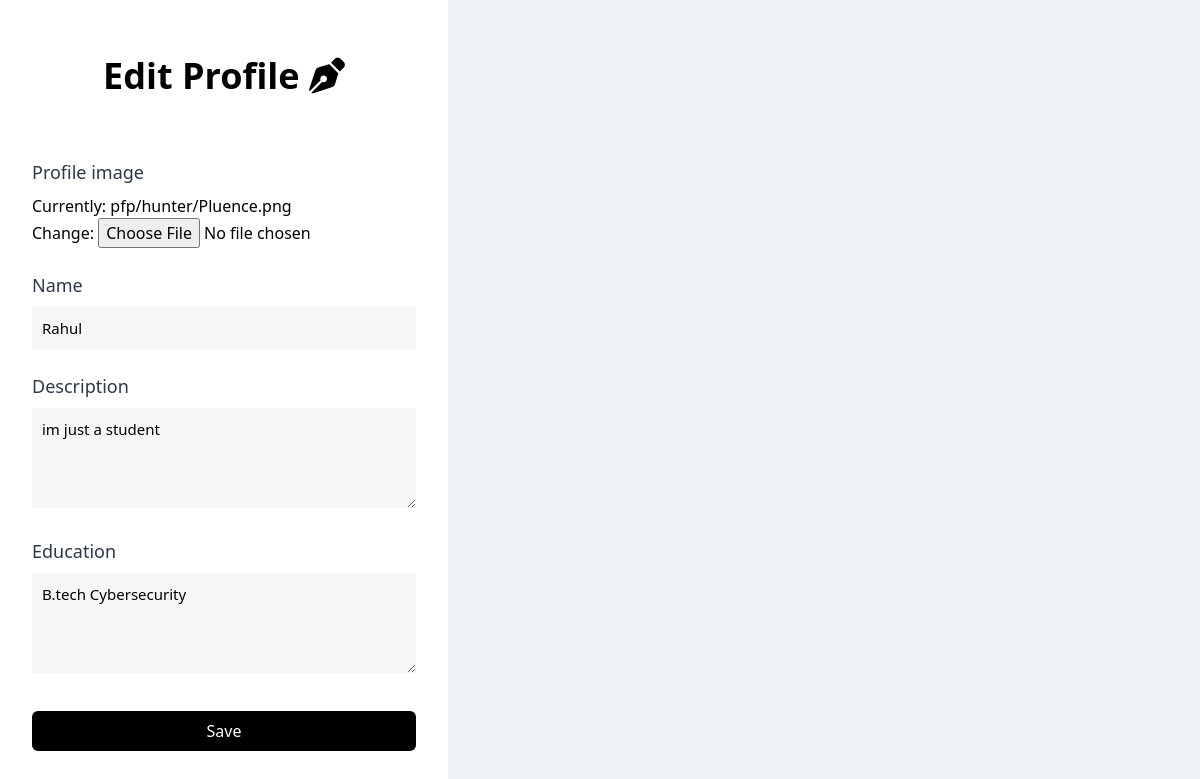
The app's page /edit_profile/hunter/4/ with its own data.
### base/models.py (models this page shows, shortened)
class HunterProfile(models.Model):
    profile_image = models.ImageField(upload_to='pfp/hunter/' , null=True)
    user=models.OneToOneField(EmailUser , on_delete=models.SET_NULL , null=True)
    name=models.CharField(max_length=200 , null=False , blank=False)
    description=models.TextField(null=True , blank=True)
    education=models.TextField(null=True , blank=True)
    rating = models.DecimalField(default=5.000 , max_digits=10 , decimal_places=3, validators=[MinValueValidator(5.000), MaxValueValidator(10.000)])
    rating_last_edited = models.DateTimeField(null=True , blank=True)
    bugs_found = models.IntegerField(default=0 , validators=[MinValueValidator(0)])
    rewards_earned = models.DecimalField(max_digits=10 , decimal_places=2, default=0.00 , validators=[MinValueValidator(0)])
    last_active = models.DateTimeField(auto_now=True)
    created = models.DateTimeField(auto_now_add=True)

### base/views.py (the view)
# urls.py: path("edit_profile/hunter/<str:pk>/" , EditHunterProfile.as_view() , name="edit_hunter_profile"),
class EditHunterProfile(UpdateView):
    model = HunterProfile
    fields=["profile_image" ,"name" , "description" , "education"]
    template_name="base/edit_profile.html"
    success_url = reverse_lazy("hunter_profile")

### base/templates/base/edit_profile.html (shortened to what this page needs)
{% extends 'base/main.html' %}
{% block content %}
<div class="bg-white min-h-screen flex items-center justify-center">
    <div class="w-full max-w-md p-8 space-y-6">
        <div class="flex flex-col items-center">
            <h1 class="text-4xl font-bold mb-8">Edit Profile <i class="fa-solid fa-pen-nib"></i> </h1>
        </div>
        <form class="space-y-6" method="post" enctype="multipart/form-data">
            {% for field in form %}
            <div>
                <label class="block text-gray-800 text-lg mb-2">{{field.label}}</label>
                {{field}}
            </div>
            {% endfor %}
            <div class="pt-2">
                <button type="submit"
                        class="w-full bg-black text-white py-2 px-4 rounded-md hover:bg-gray-800 transition duration-300">
                    Save
                </button>
            </div>
            </div>
    </div>
</div>
{% endblock %}

### base/templates/base/main.html (style rules this page uses)
input[type="text"] ,input[type="url"], input[type="search"] ,input[type="email"], input[type="password"] , textarea , select { font-size: 15px; background-color: rgb(246, 246, 246); width: 100%; padding: 10px; }
textarea { height: 100px; }

### records on screen
HunterProfile: form "Rahul" "im just a student" "B.tech Cybersecurity"

### other values on screen
{{ field.label }} "Profile image" "Name" "Description" "Education"
